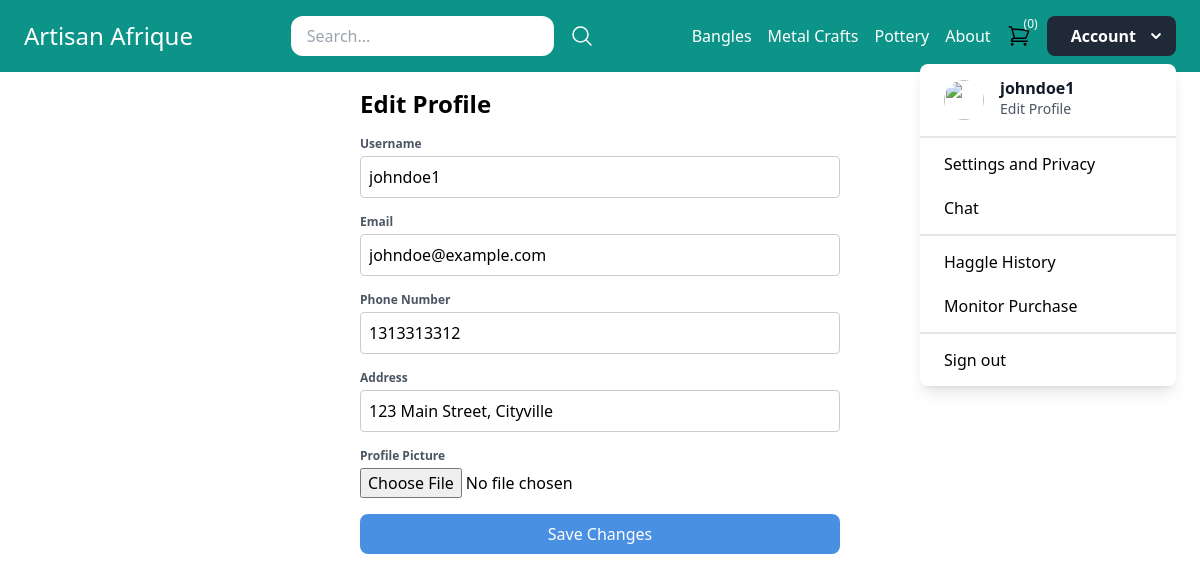
The page /edit-profile/ (signed in) on the database its author committed.
### core/models.py (models this page shows, shortened)
class Category(models.Model):
    title = models.CharField(max_length=50)
    slug = models.SlugField(max_length=50)
    class Meta:
        verbose_name_plural = 'Categories'

class UserProfile(models.Model):
    user = models.OneToOneField(User, on_delete=models.CASCADE)
    fullname = models.CharField(max_length=100)
    email = models.EmailField()
    phone = models.CharField(max_length=20)
    address = models.CharField(max_length=200)
    username = models.CharField(max_length=50, unique=True)
    password = models.CharField(max_length=100)
    profile_picture = models.ImageField(upload_to='media/', null=True, blank=True)
    is_vendor = models.BooleanField(default=False)
    is_customer = models.BooleanField(default=False)
    cart_data = models.TextField(default='{}')  # Field to store serialized cart data

### core/views.py (the view, shortened to what this page needs)
# urls.py: path('edit-profile/', views.edit_profile, name='edit_profile'),
@login_required
def edit_profile(request):
    user_profile = request.user.userprofile
    user = request.user
    return render(request, 'core/edit_profile.html', {'user_profile': user_profile})

### core/cart.py (called while the page is built)
    def __len__(self):
        return sum(item['quantity'] for item in self.cart.values())

### core/context_processors.py (called while the page is built)
def cart(request):
    return {'cart': Cart(request)}

### core/templatetags/menu.py (called while the page is built)
@register.inclusion_tag('core/menu.html')
def menu():
    categories = Category.objects.all()[:3]
    return {'categories': categories}

### core/templates/core/edit_profile.html (shortened to what this page needs)
{% extends 'core/base.html' %}
{% block content %}
<div class="container mx-auto">
    <h1 class="text-2xl font-bold mb-4">Edit Profile</h1>
    <form method="post" enctype="multipart/form-data">
        <div class="mb-4">
            <label for="username" class="block text-gray-600 text-xs font-bold mb-1">Username</label>
            <input type="text" class="input-field" id="username" name="username"
                value="{{ user_profile.username }}" oninput="checkForm()">
        </div>
        <div class="mb-4">
            <label for="email" class="block text-gray-600 text-xs font-bold mb-1">Email</label>
            <input type="email" class="input-field" id="email" name="email" value="{{ user_profile.email }}"
                oninput="checkForm()">
        </div>
        <div class="mb-4">
            <label for="phone" class="block text-gray-600 text-xs font-bold mb-1">Phone Number</label>
            <input type="tel" class="input-field" id="phone" name="phone"
                value="{{ user_profile.phone }}" oninput="checkForm()">
        </div>
        <div class="mb-4">
            <label for="address" class="block text-gray-600 text-xs font-bold mb-1">Address</label>
            <input type="text" class="input-field" id="address" name="address"
                value="{{ user_profile.address }}" oninput="checkForm()">
        </div>
        <div class="mb-4">
            <label for="profile_picture" class="block text-gray-600 text-xs font-bold mb-1">Profile Picture</label>
            <input type="file" id="profile_picture" name="profile_picture" accept="image/*">
        </div>
        <button type="submit" id="editProfileButton"
            class="button-primary w-full py-2 rounded-lg focus:outline-none focus:shadow-outline"
            disabled>Save Changes</button>
    </form>
</div>
{% endblock %}

### core/templates/core/base.html (shortened to what this page needs)
{% load menu %}
<!doctype html>
<html>
    <head>
        <script src="https://cdn.tailwindcss.com"></script>
    </head>
    <body>
        <nav class="w-full py-4 px-6 flex items-center justify-between bg-teal-600">
            <div class="logo">
                <a href="{% url 'home' %}" class="text-2xl text-white">Artisan Afrique</a>
            </div>
            <div class="search">
                <form method="get" action="/search/" class="flex items-center space-x-4">
                    <input type="search" name="query" placeholder="Search..." class="py-2 px-4 rounded-xl">
                    <button>
                        <svg xmlns="http://www.w3.org/2000/svg" fill="none" viewBox="0 0 24 24" stroke-width="1.5" stroke="currentColor" class="w-6 h-6 text-white">
                            <path stroke-linecap="round" stroke-linejoin="round" d="M21 21l-5.197-5.197m0 0A7.5 7.5 0 105.196 5.196a7.5 7.5 0 0010.607 10.607z" />
                          </svg>
                    </button>
                </form>
            </div>
            <div class="menu flex items-center space-x-4">
                {% menu %}
                <a href="{% url 'cart_view' %}"><div class="relative py-2">
                    <div class="t-0 absolute left-3">
                      <p class="flex h-2 w-2 items-center justify-center rounded-full pl-3 pb-2 text-xs text-white">({{ cart|length }})</p>
                    </div>
                  </div>
                </a>
                {% if request.user.is_authenticated %}
                <div id="dropdown" class="relative inline-block">
                  <button
                  @click="isOpen = true"
                  class="inline-flex items-center pl-6 pr-2 py-2 font-semibold text-white bg-gray-800 rounded-lg hover:bg-gray-700 focus:outline-none focus:shadow-outline active:bg-gray-900"
                >
                  Account
                  <svg
                    class="ml-2 h-6 w-6 text-white"
                    fill="currentColor"
                    viewBox="0 0 24 24"
                  >
                    <path
                      d="M15.3 9.3a1 1 0 0 1 1.4 1.4l-4 4a1 1 0 0 1-1.4 0l-4-4a1 1 0 0 1 1.4-1.4l3.3 3.29 3.3-3.3z"
                    />
                  </svg>
                </button>
                  <div
                    v-if="isOpen"
                    @click="isOpen = false"
                    class="fixed inset-0"
                    tabindex="-1"
                  ></div>
                  <transition
                    enter-class="opacity-0 scale-90"
                    enter-active-class="ease-out transition-fastest"
                    enter-to-class="opacity-100 scale-100"
                    leave-class="opacity-100 scale-100"
                    leave-active-class="ease-in transition-fastest"
                    leave-to-class="opacity-0 scale-90"
                  >
                    <div
                      v-if="isOpen"
                      class="mt-2 absolute right-0 origin-top-right text-left"
                    >
                      <div class="w-64 bg-white rounded-lg shadow-lg">
                        <div class="flex items-center px-6 py-4">
                          {% if user.profile.picture %}
                              <img
                                class="h-10 w-10 rounded-full flex-no-shrink"
                                src="{{ user.profile.picture.url }}"
                                alt="{{ user.username }}"
                              />
                          {% else %}
                          <img
                          class="h-10 w-10 rounded-full flex-no-shrink"
                          src="https://www.shutterstock.com/image-vector/blank-avatar-photo-place-holder-600nw-1095249842.jpg
                          "
                          alt=""
                        />
                          {% endif %}
                          <div class="ml-4">
                            <p class="font-semibold text-gray-900 leading-none">
                              {{ user.username }}
                            </p>
                            <p>
                              <a
                                href="{% url 'edit_profile' %}"
                                class="text-sm text-gray-600 leading-none hover:underline"
                                >Edit Profile</a
                              >
                            </p>
                          </div>
                        </div>
                        <div class="border-t-2 border-gray-200 py-1">
                          <a href="{% url 'change_password_page1' %}" class="block px-6 py-3 leading-tight hover:bg-gray-200"
                            >Settings and Privacy</a
                          >
                          <a href="{% url 'my_chats' %}" class="block px-6 py-3 leading-tight hover:bg-gray-200">Chat</a>
                        </div>
                        <div class="border-t-2 border-gray-200 py-1">
                          <a href="{% url 'haggle_history' %}"  class="block px-6 py-3 leading-tight hover:bg-gray-200"
                          >Haggle History</a
                        >
                          <a href="{% url 'monitor_orders' %}" class="block px-6 py-3 leading-tight hover:bg-gray-200"
                            >Monitor Purchase</a
                          >
                        </div>
                        <form action="{% url 'logout' %}" method="post" class="border-t-2 border-gray-200 py-1">
                          <button type="submit" class="block w-full px-6 py-3 text-left leading-tight hover:bg-gray-200">
                              Sign out
                          </button>
                      </form>                      </div>
                    </div>
                  </transition>
                </div>
                                {% endif %}
            </div>
        </nav>
        <div class="max-w-4xl mx-auto py-4 px-6">
            {% block content %}
            {% endblock %}
        </div>
    </body>
</html>

### core/templates/core/menu.html
{% for category in categories %}
    <a href="{% url 'category_detail' category.slug %}" class="text-white">{{ category.title }}</a>
{% endfor %}
<a href="{% url 'about' %}" class="text-white">About</a>

### core/templates/core/edit_profile.html (style rules this page uses)
.container { max-width: 480px; margin: 0 auto; }
.input-field { width: 100%; padding: 8px; border-radius: 4px; border: 1px solid #ccc; transition: border-color 0.3s ease; }
.button-primary { background-color: #4a90e2; color: #fff; transition: background-color 0.3s ease; }

### rows shown on the page
Category: title "Bangles"
Category: title "Metal Crafts"
Category: title "Pottery"
UserProfile: username "johndoe1", email "johndoe@example.com", phone "1313313312", address "123 Main Street, Cityville"

### other values the page prints
{{ cart|length }} "0"
{{ user.username }} "johndoe1"
